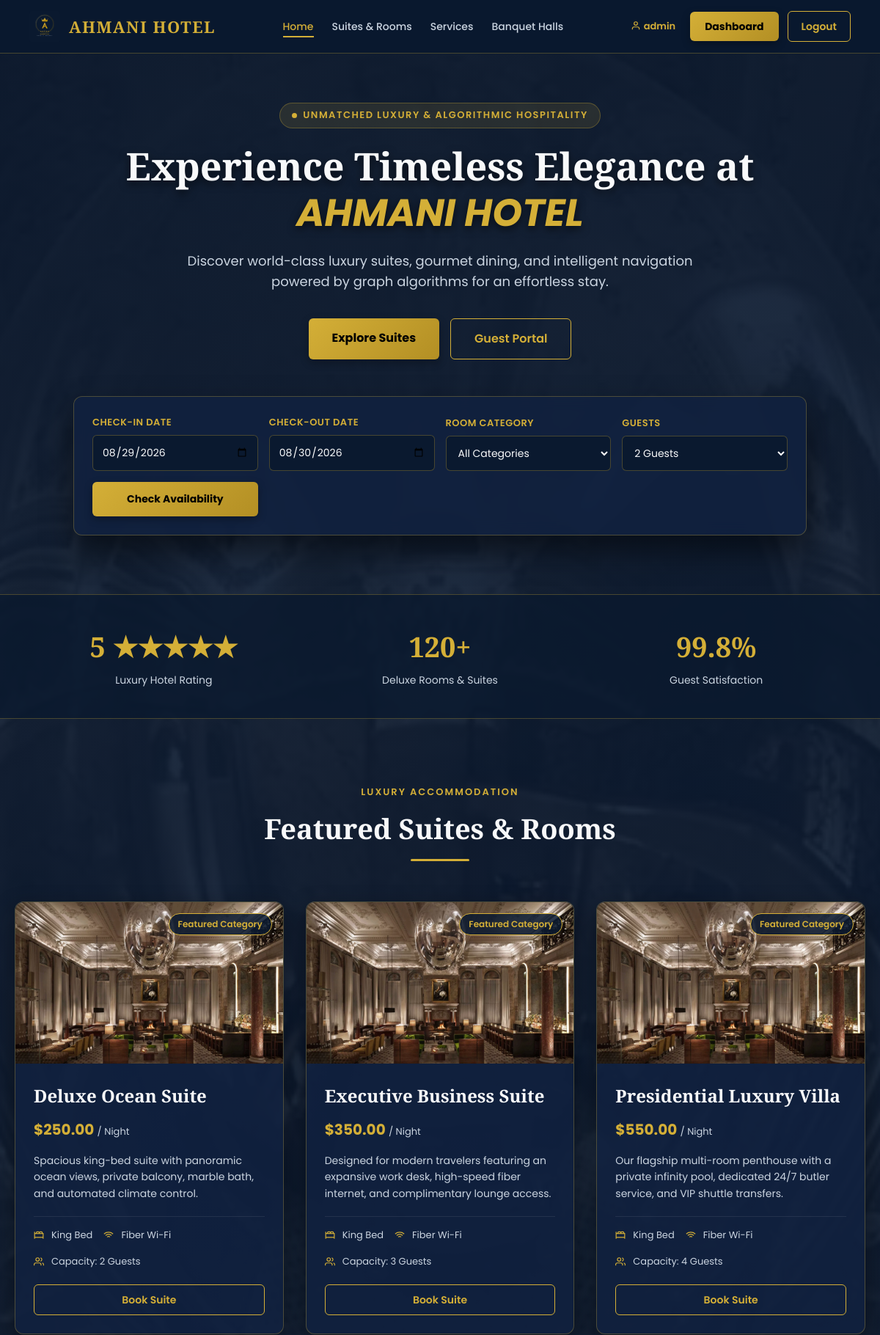
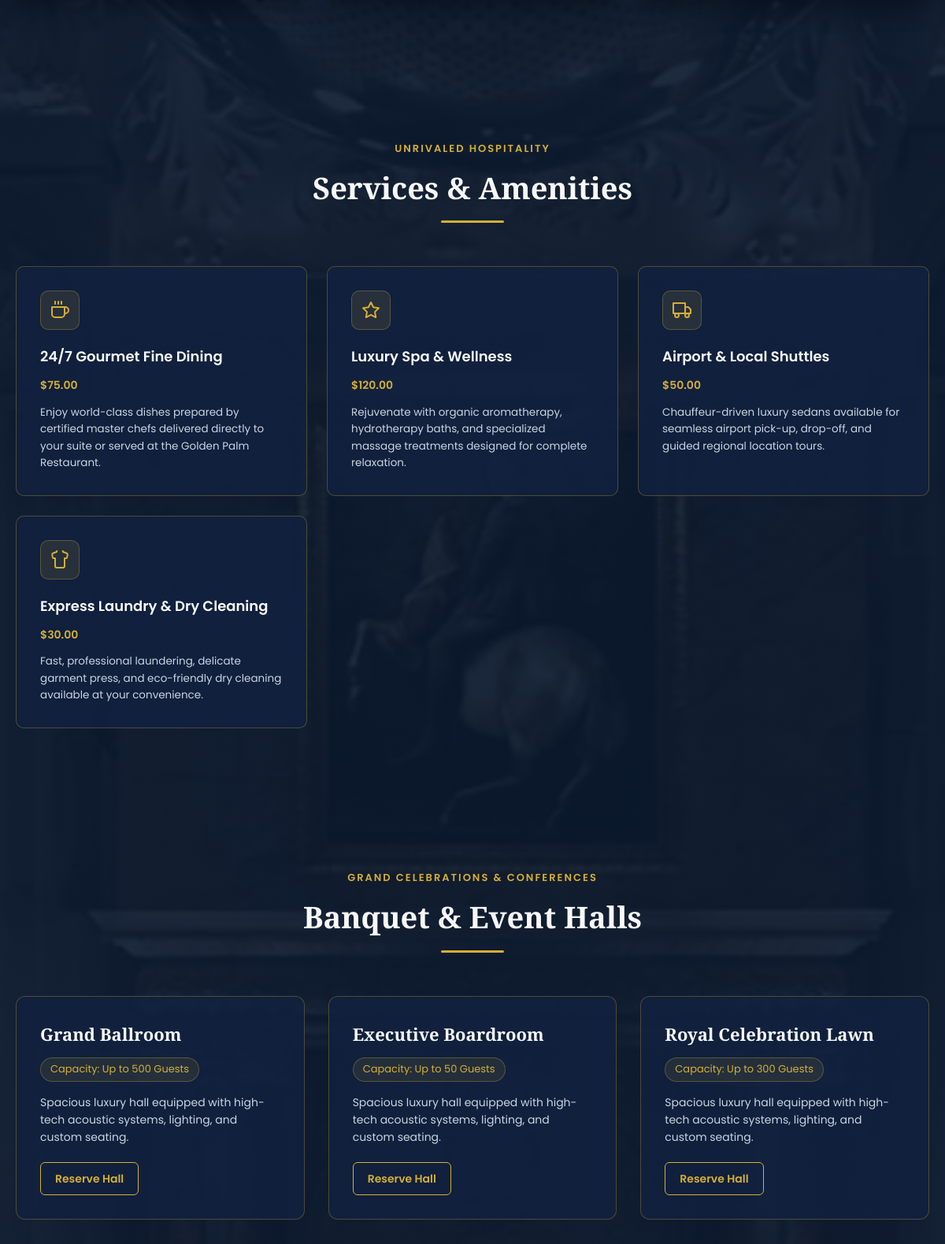
Page / (signed in, upper part) on the committed database (2 pictures, top to bottom).
### tables this page shows
CREATE TABLE `room_types` (
  `room_type_id` int(11) NOT NULL,
  `type_name` varchar(50) NOT NULL,
  `description` text DEFAULT NULL,
  `base_price` decimal(10,2) NOT NULL,
  `max_capacity` int(11) NOT NULL,
  `created_at` timestamp NOT NULL DEFAULT current_timestamp()
);

CREATE TABLE `services` (
  `service_id` int(11) NOT NULL,
  `service_name` varchar(100) NOT NULL,
  `description` text DEFAULT NULL,
  `price` decimal(10,2) NOT NULL,
  `status` enum('Available','Unavailable') DEFAULT 'Available',
  `created_at` timestamp NOT NULL DEFAULT current_timestamp()
);

CREATE TABLE `halls` (
  `hall_id` int(11) NOT NULL,
  `hall_name` varchar(100) NOT NULL,
  `capacity` int(11) NOT NULL
);

### index.php (the view, shortened to what this page needs)
<?php
require_once 'db.php';
$is_logged_in = isset($_SESSION['username']);
$user_name = $is_logged_in ? $_SESSION['username'] : '';
$user_type = $is_logged_in ? $_SESSION['user_type'] : '';
$dashboard_link = "login.php";
if ($is_logged_in) {
	if ($user_type === 'Admin') {
		$dashboard_link = "admin_dashboard.php";
	} else if ($user_type === 'Staff') {
		$dashboard_link = "staff_dashboard.php";
	} else {
		$dashboard_link = "guest_dashboard.php";
	}
}
$check_in_val = '';
$check_out_val = '';
$selected_guests = 2;
function getServiceIconSvg($service_name)
{
	$name = strtolower($service_name);
	if (strpos($name, 'dine') !== false || strpos($name, 'food') !== false || strpos($name, 'breakfast') !== false || strpos($name, 'restaurant') !== false || strpos($name, 'dining') !== false) {
		return '<svg width="24" height="24" viewBox="0 0 24 24" fill="none" stroke="var(--accent-gold)" stroke-width="2" stroke-linecap="round" stroke-linejoin="round"><path d="M18 8h1a4 4 0 0 1 0 8h-1M2 8h16v9a4 4 0 0 1-4 4H6a4 4 0 0 1-4-4V8zM6 1v3M10 1v3M14 1v3"/></svg>';
	} elseif (strpos($name, 'spa') !== false || strpos($name, 'massage') !== false || strpos($name, 'wellness') !== false) {
		return '<svg width="24" height="24" viewBox="0 0 24 24" fill="none" stroke="var(--accent-gold)" stroke-width="2" stroke-linecap="round" stroke-linejoin="round"><path d="M12 2l3.09 6.26L22 9.27l-5 4.87 1.18 6.88L12 17.77l-6.18 3.25L7 14.14 2 9.27l6.91-1.01L12 2z"/></svg>';
	} elseif (strpos($name, 'trans') !== false || strpos($name, 'shuttle') !== false || strpos($name, 'car') !== false || strpos($name, 'airport') !== false || strpos($name, 'cab') !== false) {
		return '<svg width="24" height="24" viewBox="0 0 24 24" fill="none" stroke="var(--accent-gold)" stroke-width="2" stroke-linecap="round" stroke-linejoin="round"><rect x="1" y="3" width="15" height="13"/><polygon points="16 8 20 8 23 11 23 16 16 16 16 8"/><circle cx="5.5" cy="18.5" r="2.5"/><circle cx="18.5" cy="18.5" r="2.5"/></svg>';
	} elseif (strpos($name, 'wifi') !== false || strpos($name, 'internet') !== false || strpos($name, 'net') !== false) {
		return '<svg width="24" height="24" viewBox="0 0 24 24" fill="none" stroke="var(--accent-gold)" stroke-width="2" stroke-linecap="round" stroke-linejoin="round"><path d="M5 12.55a11 11 0 0 1 14.08 0M1.42 9a16 16 0 0 1 21.16 0M8.53 16.11a6 6 0 0 1 6.95 0M12 20h.01"/></svg>';
	} elseif (strpos($name, 'gym') !== false || strpos($name, 'fit') !== false) {
		return '<svg width="24" height="24" viewBox="0 0 24 24" fill="none" stroke="var(--accent-gold)" stroke-width="2" stroke-linecap="round" stroke-linejoin="round"><path d="M6.5 6.5h11M6.5 17.5h11M2 12h20M4 9v6M20 9v6"/></svg>';
	} elseif (strpos($name, 'laundry') !== false || strpos($name, 'clean') !== false || strpos($name, 'wash') !== false) {
		return '<svg width="24" height="24" viewBox="0 0 24 24" fill="none" stroke="var(--accent-gold)" stroke-width="2" stroke-linecap="round" stroke-linejoin="round"><path d="M20.38 3.46L16 2a4 4 0 00-8 0L3.62 3.46a2 2 0 00-1.34 2.23l.58 3.47a1 1 0 00.99.84H6v10a2 2 0 002 2h8a2 2 0 002-2V10h2.15a1 1 0 00.99-.84l.58-3.47a2 2 0 00-1.34-2.23z"/></svg>';
	}
}
?>
<!DOCTYPE html>
<html lang="en">
<head>
	<link rel="stylesheet" href="index.css">
</head>
<body>
	<nav class="navbar">
		<a href="index.php" class="navbar-brand">
			<img src="logo.svg" alt="AHMANI HOTEL Logo">
			<span class="brand-title">AHMANI HOTEL</span>
		</a>
		<ul class="nav-menu" id="navMenu">
			<li><a href="#home" class="nav-link active">Home</a></li>
			<li><a href="#rooms" class="nav-link">Suites &amp; Rooms</a></li>
			<li><a href="#services" class="nav-link">Services</a></li>
			<li><a href="#halls" class="nav-link">Banquet Halls</a></li>
		</ul>
		<div class="nav-actions">
			<?php if ($is_logged_in): ?>
				<span class="user-welcome-tag"><svg width="14" height="14" viewBox="0 0 24 24" fill="none"
						stroke="var(--accent-gold)" stroke-width="2" style="vertical-align:-2px; margin-right:4px;">
						<path d="M20 21v-2a4 4 0 0 0-4-4H8a4 4 0 0 0-4 4v2" />
						<circle cx="12" cy="7" r="4" />
					</svg><?php echo htmlspecialchars($user_name); ?></span>
				<a href="<?php echo $dashboard_link; ?>" class="btn-primary">Dashboard</a>
				<a href="logout.php" class="btn-outline">Logout</a>
			<?php else: ?>
				<a href="login.php" class="btn-outline">Sign In</a>
				<a href="login.php" class="btn-primary">Book Now</a>
			<?php endif; ?>
		</div>
	</nav>
	<section class="hero-section" id="home">
		<div class="hero-badge"><span
				style="display:inline-block; width:7px; height:7px; background:var(--accent-gold); border-radius:50%; margin-right:8px; vertical-align:middle;"></span>Unmatched
			Luxury &amp; Algorithmic Hospitality</div>
		<h1 class="hero-title">Experience Timeless Elegance at <span>AHMANI HOTEL</span></h1>
		<p class="hero-subtitle">Discover world-class luxury suites, gourmet dining, and intelligent navigation powered
			by graph algorithms for an effortless stay.</p>
		<div class="hero-buttons">
			<a href="#rooms" class="btn-primary" style="padding: 14px 32px; font-size: 16px;">Explore Suites</a>
			<a href="<?php echo $dashboard_link; ?>" class="btn-outline"
				style="padding: 14px 32px; font-size: 16px;">Guest Portal</a>
		</div>
		<div class="hero-search-container">
			<form action="#availability-results" method="POST" class="hero-search-grid">
				<div class="search-group">
					<label>Check-In Date</label>
					<input type="date" name="check_in_date" required id="checkInDate"
						value="<?php echo htmlspecialchars($check_in_val); ?>">
				</div>
				<div class="search-group">
					<label>Check-Out Date</label>
					<input type="date" name="check_out_date" required id="checkOutDate"
						value="<?php echo htmlspecialchars($check_out_val); ?>">
				</div>
				<div class="search-group">
					<label>Room Category</label>
					<select name="room_category">
						<option value="">All Categories</option>
					</select>
				</div>
				<div class="search-group">
					<label>Guests</label>
					<select name="guest_count">
						<option value="2" <?php echo ($selected_guests === 2) ? 'selected' : ''; ?>>2 Guests</option>
					</select>
				</div>
				<button type="submit" name="check_availability_btn" class="btn-primary"
					style="width:100%; padding:13px;">Check Availability</button>
			</form>
		</div>
	</section>
	<section class="stats-section">
		<div class="stats-container">
			<div>
				<div class="stat-number">5 ★★★★★</div>
				<div class="stat-label">Luxury Hotel Rating</div>
			</div>
			<div>
				<div class="stat-number">120+</div>
				<div class="stat-label">Deluxe Rooms &amp; Suites</div>
			</div>
			<div>
				<div class="stat-number">99.8%</div>
				<div class="stat-label">Guest Satisfaction</div>
			</div>
		</div>
	</section>
	<section class="section" id="rooms">
		<div class="section-header">
			<span class="section-tag">Luxury Accommodation</span>
			<h2 class="main-title">Featured Suites &amp; Rooms</h2>
		</div>
		<div class="rooms-grid">
			<?php
			$sql = "SELECT * FROM room_types";
			$result = mysqli_query($conn, $sql);
			while ($row = mysqli_fetch_assoc($result)) {
				?>
				<div class="room-card">
					<div class="room-img-container">
						<img src="hotel_bg.jpg" alt="<?php echo htmlspecialchars($row['type_name']); ?>" class="room-img">
						<span class="room-badge">Featured Category</span>
					</div>
					<div class="room-body">
						<h3 class="room-name"><?php echo htmlspecialchars($row['type_name']); ?></h3>
						<div class="room-price">$<?php echo number_format($row['base_price'], 2); ?> <span>/ Night</span>
						</div>
						<p class="room-desc"><?php echo htmlspecialchars($row['description']); ?></p>
						<div class="room-amenities">
							<div class="amenity-item"><svg width="14" height="14" viewBox="0 0 24 24" fill="none"
									stroke="var(--accent-gold)" stroke-width="2" style="margin-right:4px;">
									<path
										d="M2 4v16M2 8h20v12M2 17h20M6 8V6a2 2 0 0 1 2-2h3a2 2 0 0 1 2 2v2M13 8V6a2 2 0 0 1 2-2h3a2 2 0 0 1 2 2v2" />
								</svg> King Bed</div>
							<div class="amenity-item"><svg width="14" height="14" viewBox="0 0 24 24" fill="none"
									stroke="var(--accent-gold)" stroke-width="2" style="margin-right:4px;">
									<path
										d="M5 12.55a11 11 0 0 1 14.08 0M1.42 9a16 16 0 0 1 21.16 0M8.53 16.11a6 6 0 0 1 6.95 0M12 20h.01" />
								</svg> Fiber Wi-Fi</div>
							<div class="amenity-item"><svg width="14" height="14" viewBox="0 0 24 24" fill="none"
									stroke="var(--accent-gold)" stroke-width="2" style="margin-right:4px;">
									<path d="M17 21v-2a4 4 0 0 0-4-4H5a4 4 0 0 0-4 4v2" />
									<circle cx="9" cy="7" r="4" />
									<path d="M23 21v-2a4 4 0 0 0-3-3.87" />
									<path d="M16 3.13a4 4 0 0 1 0 7.75" />
								</svg> Capacity: <?php echo $row['max_capacity']; ?> Guests</div>
						</div>
						<a href="login.php" class="btn-outline" style="text-align:center;">Book Suite</a>
					</div>
				</div>
			<?php } ?>
		</div>
	</section>
	<section class="section" id="services">
		<div class="section-header">
			<span class="section-tag">Unrivaled Hospitality</span>
			<h2 class="main-title">Services &amp; Amenities</h2>
		</div>
		<div class="services-grid">
			<?php
			$sql = "SELECT * FROM services WHERE status = 'Available'";
			$result = mysqli_query($conn, $sql);
			while ($row = mysqli_fetch_assoc($result)) {
				?>
				<div class="service-card">
					<div class="service-icon">
						<?php echo getServiceIconSvg($row['service_name']); ?>
					</div>
					<h3 class="service-title"><?php echo htmlspecialchars($row['service_name']); ?></h3>
					<div class="service-price">$<?php echo number_format($row['price'], 2); ?></div>
					<p class="service-desc"><?php echo htmlspecialchars($row['description']); ?></p>
				</div>
			<?php } ?>
		</div>
	</section>
	<section class="section" id="halls">
		<div class="section-header">
			<span class="section-tag">Grand Celebrations &amp; Conferences</span>
			<h2 class="main-title">Banquet &amp; Event Halls</h2>
		</div>
		<div class="halls-grid">
			<?php
			$sql = "SELECT * FROM halls";
			$result = mysqli_query($conn, $sql);
			while ($row = mysqli_fetch_assoc($result)) {
				?>
				<div class="hall-card">
					<h3 class="hall-name"><?php echo htmlspecialchars($row['hall_name']); ?></h3>
					<span class="hall-capacity">Capacity: Up to <?php echo $row['capacity']; ?> Guests</span>
					<p style="color:var(--text-muted); font-size:14px; margin-bottom:20px;">Spacious luxury hall equipped
						with high-tech acoustic systems, lighting, and custom seating.</p>
					<a href="login.php" class="btn-outline" style="display:inline-block;">Reserve Hall</a>
				</div>
			<?php } ?>
		</div>
	</section>
</body>
</html>

### rows in the picture
room_types: type_name "Deluxe Ocean Suite", base_price "250.00", description "Spacious king-bed suite with panoramic ocean views, private balcony, marble bath, and automated climate control.", max_capacity "2"
room_types: type_name "Executive Business Suite", base_price "350.00", description "Designed for modern travelers featuring an expansive work desk, high-speed fiber internet, and complimentary lounge access.", max_capacity "3"
room_types: type_name "Presidential Luxury Villa", base_price "550.00", description "Our flagship multi-room penthouse with a private infinity pool, dedicated 24/7 butler service, and VIP shuttle transfers.", max_capacity "4"
services: service_name "24/7 Gourmet Fine Dining", price "75.00", description "Enjoy world-class dishes prepared by certified master chefs delivered directly to your suite or served at the Golden Palm Restaurant."
services: service_name "Luxury Spa & Wellness", price "120.00", description "Rejuvenate with organic aromatherapy, hydrotherapy baths, and specialized massage treatments designed for complete relaxation."
services: service_name "Airport & Local Shuttles", price "50.00", description "Chauffeur-driven luxury sedans available for seamless airport pick-up, drop-off, and guided regional location tours."
services: service_name "Express Laundry & Dry Cleaning", price "30.00", description "Fast, professional laundering, delicate garment press, and eco-friendly dry cleaning available at your convenience."
halls: hall_name "Grand Ballroom", capacity "500"
halls: hall_name "Executive Boardroom", capacity "50"
halls: hall_name "Royal Celebration Lawn", capacity "300"

### other values in the picture
$user_name "admin"
